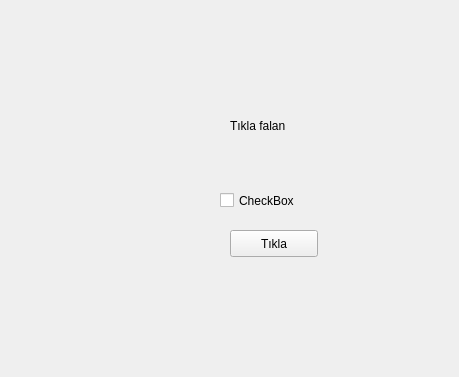
<?xml version="1.0" encoding="UTF-8"?>
<ui version="4.0">
 <class>MainWindow</class>
 <widget class="QMainWindow" name="MainWindow">
  <property name="geometry">
   <rect>
    <x>0</x>
    <y>0</y>
    <width>459</width>
    <height>377</height>
   </rect>
  </property>
  <property name="windowTitle">
   <string>MainWindow</string>
  </property>
  <widget class="QWidget" name="centralwidget">
   <widget class="QPushButton" name="pushButton">
    <property name="geometry">
     <rect>
      <x>230</x>
      <y>230</y>
      <width>88</width>
      <height>27</height>
     </rect>
    </property>
    <property name="text">
     <string>Tıkla</string>
    </property>
   </widget>
   <widget class="QLabel" name="label">
    <property name="geometry">
     <rect>
      <x>230</x>
      <y>100</y>
      <width>121</width>
      <height>51</height>
     </rect>
    </property>
    <property name="text">
     <string>Tıkla falan</string>
    </property>
   </widget>
   <widget class="QCheckBox" name="checkBox">
    <property name="geometry">
     <rect>
      <x>220</x>
      <y>190</y>
      <width>87</width>
      <height>21</height>
     </rect>
    </property>
    <property name="text">
     <string>CheckBox</string>
    </property>
   </widget>
  </widget>
 </widget>
 <resources/>
 <connections>
  <connection>
   <sender>pushButton</sender>
   <signal>clicked()</signal>
   <receiver>label</receiver>
   <slot>clear()</slot>
   <hints>
    <hint type="sourcelabel">
     <x>268</x>
     <y>240</y>
    </hint>
    <hint type="destinationlabel">
     <x>249</x>
     <y>118</y>
    </hint>
   </hints>
  </connection>
  <connection>
   <sender>pushButton</sender>
   <signal>clicked()</signal>
   <receiver>checkBox</receiver>
   <slot>toggle()</slot>
   <hints>
    <hint type="sourcelabel">
     <x>300</x>
     <y>241</y>
    </hint>
    <hint type="destinationlabel">
     <x>270</x>
     <y>206</y>
    </hint>
   </hints>
  </connection>
 </connections>
</ui>
